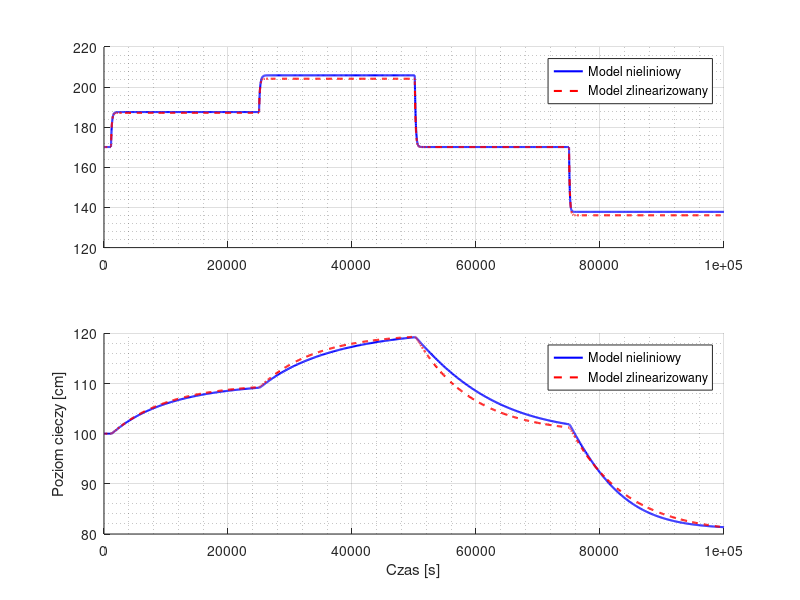

This figure's MATLAB source:
%% Porównanie modelu nieliniowego i zlinearizowanego
clear; clc;

Tend = 100000;

% Uwaga:
% Można zauważyć, że jakość dopasowania modelu zlinearyzowanego do
% nieliniowego nie zależy osobno od F1 i Fd, ale od ich sumy F1+Fd.
% Jest to zresztą zgodne z fizyką zagadnienia.
% Przybliżenie działa w miarę sensownie o ile wychylenie od 
% sumy (z punktu linearyzacji-równowagi) nie przekracza +/-20%.


%% ---------------------------------------------------------------
% Linearyzacja modelu nieliniowego

% Punkt linearyzacji (punkt równowagi):
Fin_point = 200; % (F1_point)
Fd_point = 100;
h1_point = ( 1/23 * (Fin_point + Fd_point) )^2;
h2_point = ( 1/30 * (Fin_point + Fd_point) )^2;

A = zeros(2,2);
A(1,1) = -1.42857142857143*(Fin_point + Fd_point - 23*sqrt(h1_point))/h1_point^2 - 16.4285714285714/h1_point^(3/2);
A(1,2) = 0;
A(2,1) = 8.51851851851852/(sqrt(h1_point)*h2_point^2);
A(2,2) = -1.48148148148148*(23*sqrt(h1_point) - 30*sqrt(h2_point))/h2_point^3 - 11.1111111111111/h2_point^(5/2);

B = zeros(2,2);
B(1,1) = 1.42857142857143/h1_point;
B(1,2) = 1.42857142857143/h1_point;
B(2,1) = 0;
B(2,2) = 0;


%% ---------------------------------------------------------------
% Symulacja modeli nieliniowego i zlinearizowanego

% Wychylenia od punktu równowagi:
dF1 = @(t) 15*(t - 125 >= 1000) - 30*(t - 125 >= 50000);
dFD = @(t) 15*(t >= 25000) - 30*(t >= 75000);

% Nieliniowy model dynamiczny
h0 = [ h1_point ; h2_point ];
F1 = @(t) Fin_point + dF1(t);
FD = @(t) Fd_point + dFD(t);

fNonlinear = @(t,h) [ ...
    ( F1(t) + FD(t) - 23 * sqrt(h(1))) / (0.7 * h(1)) ; ...
    ( 23 * sqrt(h(1)) - 30 * sqrt(h(2))) / (1.35 * h(2)^2) ...
];

[tn,hn] = ode45(fNonlinear, [0, Tend], h0, odeset('RelTol',1e-6));

% Zlinearizowany model dynamiczny

% h1 = h1_point + dh1
% h2 = h2_point + dh2
% F1 = F1_point + dF1
% FD = FD_point + dFD

dh0 = [0; 0];
fLinear = @(t,dh) A*dh + B*[dF1(t); dFD(t)];
[tl, dhl] = ode45(fLinear, [0, Tend], dh0, odeset('RelTol',1e-6));
hl = dhl + [h1_point, h2_point];


% Rysowanie wyników
figure(1);
subplot(2,1,1);
hold on;
plot(tn, hn(:,1), 'b', 'LineWidth', 1.5); 
plot(tl, hl(:,1), 'r--', 'LineWidth', 1.5);
legend('Model nieliniowy', 'Model zlinearizowany', 'Location', 'northeast');
grid on
grid minor
subplot(2,1,2);
hold on;
plot(tn, hn(:,2), 'b', 'LineWidth', 1.5); 
plot(tl, hl(:,2), 'r--', 'LineWidth', 1.5);
legend('Model nieliniowy', 'Model zlinearizowany', 'Location', 'northeast');
grid on;
grid minor
xlabel('Czas [s]');
ylabel('Poziom cieczy [cm]');
